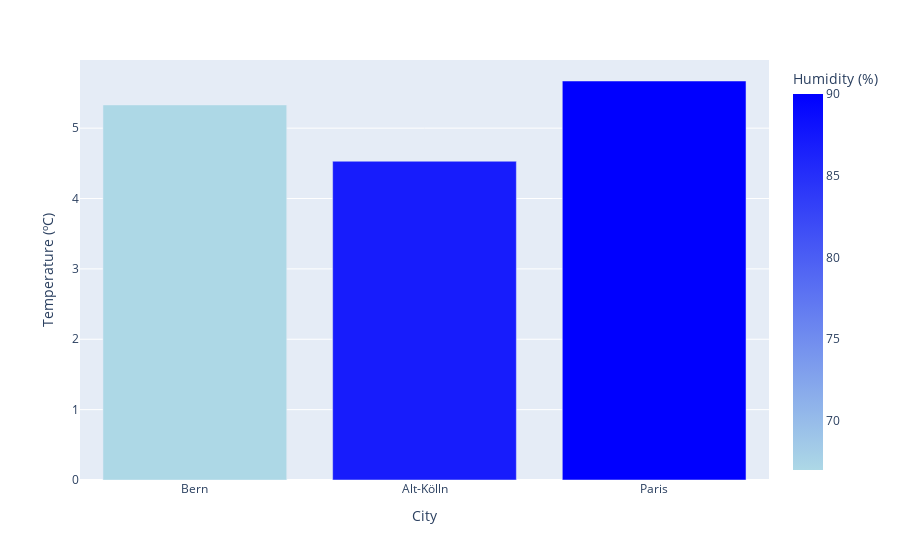

The cell this chart's notebook holds for it:
### Markdown cell above
## Weather visualization

This plot shows the actual temperature in the target cities. The colormap shows the humidity level in each city.

### Code cell
# Visualization of current weather data
px.bar(
    data_frame=weather_data,
    x="City",
    y="Temperature (ºC)",
    hover_data=[
        "Main",
        "Minimun temperature (ºC)",
        "Maximun temperature (ºC)",
        "Pressure (hPa)",
        "Humidity (%)",
        "Wind speed (meter/sec)",
    ],
    color="Humidity (%)",
    color_continuous_scale=[(0, "lightblue"), (1, "blue")],
)

### Figure 1 — Plotly figure (JSON) as saved in the notebook; plotly's stock layout.template omitted (floating-point values rounded to 4 significant figures)
{"data": [{"alignmentgroup": "True", "customdata": [["Clouds", 4.42, 6.75, 1016, 67, 3.13], ["Clouds", 2.8, 6.08, 991, 87, 3.6], ["Clouds", 4.34, 6.28, 1014, 90, 4.63]], "hovertemplate": "City=%{x}<br>Temperature (ºC)=%{y}<br>Main=%{customdata[0]}<br>Minimun temperature (ºC)=%{customdata[1]}<br>Maximun temperature (ºC)=%{customdata[2]}<br>Pressure (hPa)=%{customdata[3]}<br>Humidity (%)=%{marker.color}<br>Wind speed (meter/sec)=%{customdata[5]}<extra></extra>", "legendgroup": "", "marker": {"color": [67, 87, 90], "coloraxis": "coloraxis", "pattern": {"shape": ""}}, "name": "", "offsetgroup": "", "orientation": "v", "showlegend": false, "textposition": "auto", "type": "bar", "x": ["Bern", "Alt-Kölln", "Paris"], "xaxis": "x", "y": [5.33, 4.53, 5.67], "yaxis": "y"}], "layout": {"barmode": "relative", "coloraxis": {"colorbar": {"title": {"text": "Humidity (%)"}}, "colorscale": [[0, "lightblue"], [1, "blue"]]}, "legend": {"tracegroupgap": 0}, "margin": {"t": 60}, "xaxis": {"anchor": "y", "domain": [0, 1], "title": {"text": "City"}}, "yaxis": {"anchor": "x", "domain": [0, 1], "title": {"text": "Temperature (ºC)"}}}}
